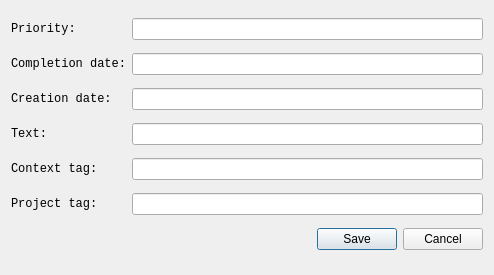
<?xml version="1.0" encoding="UTF-8"?>
<ui version="4.0">
 <class>editwindow</class>
 <widget class="QDialog" name="editwindow">
  <property name="geometry">
   <rect>
    <x>0</x>
    <y>0</y>
    <width>494</width>
    <height>275</height>
   </rect>
  </property>
  <property name="windowTitle">
   <string>Edit</string>
  </property>
  <property name="windowIcon">
   <iconset>
    <normaloff>icon.ico</normaloff>icon.ico</iconset>
  </property>
  <layout class="QVBoxLayout" name="verticalLayout">
   <item>
    <layout class="QHBoxLayout" name="horizontalLayout_6">
     <item>
      <widget class="QLabel" name="priorityLabel">
       <property name="font">
        <font>
         <family>Monospace</family>
        </font>
       </property>
       <property name="text">
        <string>Priority:       </string>
       </property>
      </widget>
     </item>
     <item>
      <widget class="QLineEdit" name="priorEdit"/>
     </item>
    </layout>
   </item>
   <item>
    <layout class="QHBoxLayout" name="horizontalLayout_5">
     <item>
      <widget class="QLabel" name="complDateLabel">
       <property name="font">
        <font>
         <family>Monospace</family>
        </font>
       </property>
       <property name="text">
        <string>Completion date:</string>
       </property>
      </widget>
     </item>
     <item>
      <widget class="QLineEdit" name="complDateEdit"/>
     </item>
    </layout>
   </item>
   <item>
    <layout class="QHBoxLayout" name="horizontalLayout_4">
     <item>
      <widget class="QLabel" name="creatDateLabel">
       <property name="font">
        <font>
         <family>Monospace</family>
        </font>
       </property>
       <property name="text">
        <string>Creation date:  </string>
       </property>
      </widget>
     </item>
     <item>
      <widget class="QLineEdit" name="createDateEdit"/>
     </item>
    </layout>
   </item>
   <item>
    <layout class="QHBoxLayout" name="horizontalLayout_3">
     <item>
      <widget class="QLabel" name="textLabel">
       <property name="font">
        <font>
         <family>Monospace</family>
        </font>
       </property>
       <property name="text">
        <string>Text:           </string>
       </property>
      </widget>
     </item>
     <item>
      <widget class="QLineEdit" name="textEdit"/>
     </item>
    </layout>
   </item>
   <item>
    <layout class="QHBoxLayout" name="horizontalLayout_2">
     <item>
      <widget class="QLabel" name="contextLabel">
       <property name="font">
        <font>
         <family>Monospace</family>
        </font>
       </property>
       <property name="text">
        <string>Context tag:    </string>
       </property>
      </widget>
     </item>
     <item>
      <widget class="QLineEdit" name="contextEdit"/>
     </item>
    </layout>
   </item>
   <item>
    <layout class="QHBoxLayout" name="horizontalLayout">
     <item>
      <widget class="QLabel" name="projectLabel">
       <property name="font">
        <font>
         <family>Monospace</family>
        </font>
       </property>
       <property name="text">
        <string>Project tag:    </string>
       </property>
      </widget>
     </item>
     <item>
      <widget class="QLineEdit" name="projectEdit"/>
     </item>
    </layout>
   </item>
   <item>
    <layout class="QHBoxLayout" name="horizontalLayout_7">
     <item>
      <widget class="QDialogButtonBox" name="buttonBox">
       <property name="orientation">
        <enum>Qt::Horizontal</enum>
       </property>
       <property name="standardButtons">
        <set>QDialogButtonBox::Cancel|QDialogButtonBox::Save</set>
       </property>
       <property name="centerButtons">
        <bool>false</bool>
       </property>
      </widget>
     </item>
    </layout>
   </item>
  </layout>
 </widget>
 <resources/>
 <connections>
  <connection>
   <sender>buttonBox</sender>
   <signal>accepted()</signal>
   <receiver>editwindow</receiver>
   <slot>accept()</slot>
   <hints>
    <hint type="sourcelabel">
     <x>248</x>
     <y>254</y>
    </hint>
    <hint type="destinationlabel">
     <x>157</x>
     <y>274</y>
    </hint>
   </hints>
  </connection>
  <connection>
   <sender>buttonBox</sender>
   <signal>rejected()</signal>
   <receiver>editwindow</receiver>
   <slot>reject()</slot>
   <hints>
    <hint type="sourcelabel">
     <x>316</x>
     <y>260</y>
    </hint>
    <hint type="destinationlabel">
     <x>286</x>
     <y>274</y>
    </hint>
   </hints>
  </connection>
 </connections>
</ui>
